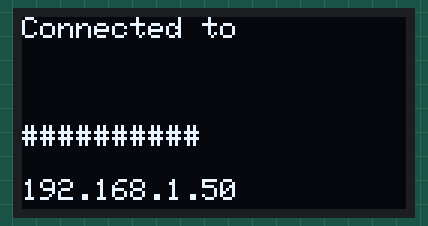
The sketch below on a simulated ESP8266 (Wemos D1 mini). Shown: 128×64 one-colour display. WiFi joins after 1.5 s; servers stay silent unless stated; a WiFi scan finds three made-up networks.

Above: at 4.3 s.

The sketch:

OLEDWifiScan.ino
```cpp
#include <ESP8266WiFi.h>
#include <SPI.h>
#include <Wire.h>
#include <Adafruit_GFX.h>
#include <Adafruit_SSD1306.h>

#define SCREEN_WIDTH 128 // OLED display width, in pixels
#define SCREEN_HEIGHT 64 // OLED display height, in pixels

// Declaration for SSD1306 display connected using I2C
#define OLED_RESET     -1 // Reset pin # (or -1 if sharing Arduino reset pin)
#define SCREEN_ADDRESS 0x3C
Adafruit_SSD1306 display(SCREEN_WIDTH, SCREEN_HEIGHT, &Wire, OLED_RESET);

WiFiClient client;

// WiFi parameters to be configured
const char* password = "##########"; // Write your router's password here

int retries = 0;
String ssid;
int32_t rssi;
uint8_t encryptionType;
uint8_t *bssid;
int32_t channel;
bool hidden;
int scanResult;

void setup()
{
  Serial.begin(115200);
  delay(15);

  // initialize the OLED object
  if(!display.begin(SSD1306_SWITCHCAPVCC, SCREEN_ADDRESS)) {
    Serial.println(F("SSD1306 allocation failed"));
    for(;;); // Don't proceed, loop forever
  }

  // Serial.println(F("\nESP8266 WiFi scan example"));

  display.setTextWrap(false);
  // clear the OLED display
  display.clearDisplay();

  // Serial.println(F("\nESP8266 WiFi scan example"));

  // Set WiFi to station mode
  WiFi.mode(WIFI_STA);

  // Disconnect from an AP if it was previously connected
  WiFi.disconnect();
  delay(100);

  // Serial.println(F("Starting WiFi scan..."));

  scanResult = WiFi.scanNetworks(/*async=*/false, /*hidden=*/true);
}

void loop()
{
  // Print unsorted scan results
  for (int8_t i = 0; i < scanResult; i++) {
    retries = 0;

    WiFi.getNetworkInfo(i, ssid, encryptionType, rssi, bssid, channel, hidden);
    // Serial.printf(PSTR("  %02d: [CH %02d] [%02X:%02X:%02X:%02X:%02X:%02X] %ddBm %c %c %-11s %3S %s\n"), i, channel, bssid[0], bssid[1], bssid[2], bssid[3], bssid[4], bssid[5], rssi, (encryptionType == ENC_TYPE_NONE) ? ' ' : '*', hidden ? 'H' : 'V', phyMode.c_str(), wps, ssid.c_str());

    WiFi.begin(ssid, password);
    while ((WiFi.status() != WL_CONNECTED) && (retries <= 15)) {
      // clear the OLED display
      display.clearDisplay();
      // Display Text
      display.setTextSize(1);
      display.setTextColor(WHITE);
      display.setCursor(0,0);
      display.println("Connecting to");
      display.setCursor(0,18);
      display.println(ssid);
      display.setCursor(0,36);
      display.println("Retries: ");
      display.setCursor(0,54);
      display.println(retries);
      display.display();
      // increase the number of retries
      retries++;
      delay(1000);
    }
    if (WiFi.status() == WL_CONNECTED) {
      // clear the OLED display
      display.clearDisplay();
      // Display Text
      display.setTextSize(1);
      display.setTextColor(WHITE);
      display.setCursor(0,0);
      display.println("Connected to");
      display.setCursor(0,18);
      display.println(ssid);
      display.setCursor(0,36);
      display.println(password);
      display.setCursor(0,54);
      display.println(WiFi.localIP());
      display.display();
      delay(5000);
    }
    yield();
  }

  // Wait a bit before scanning again
  delay(20000);
}
```
